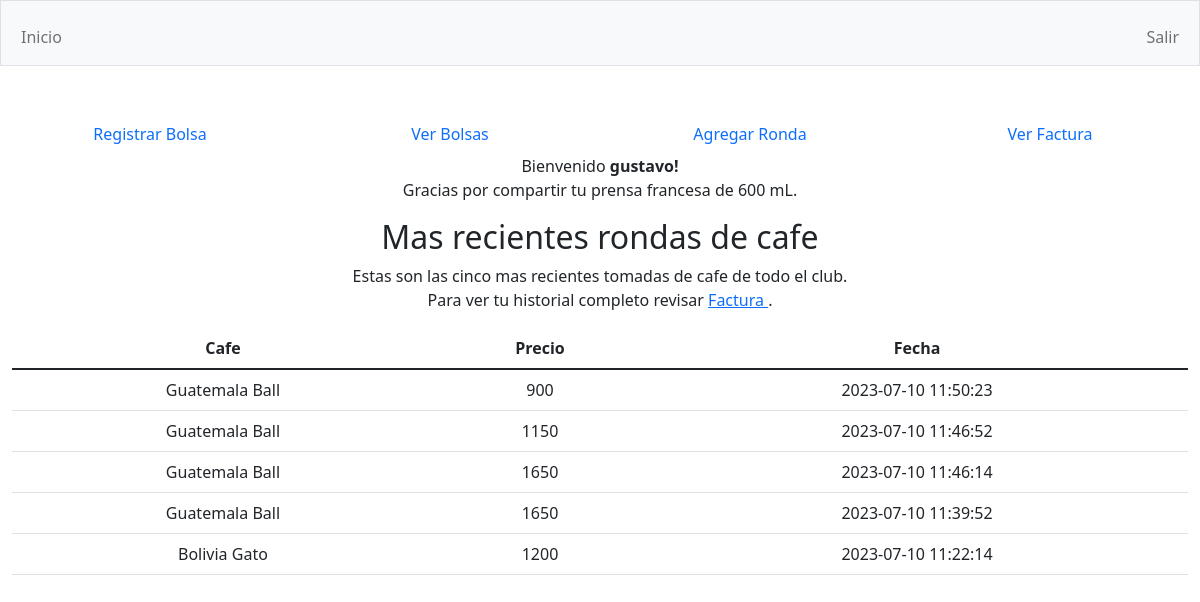
/ (signed in), run on the app's committed database.
### tables this page shows
CREATE TABLE users (id INTEGER PRIMARY KEY AUTOINCREMENT NOT NULL, username TEXT NOT NULL, hash TEXT NOT NULL);

CREATE TABLE prensas ( id INTEGER PRIMARY KEY AUTOINCREMENT NOT NULL, owner_id INTEGER, capacity INTEGER, FOREIGN KEY(owner_id) REFERENCES users(id));

CREATE TABLE rondas ( id INTEGER PRIMARY KEY AUTOINCREMENT NOT NULL, prensa_id INTEGER, bolsa_id INTEGER, cost INTEGER, date DATETIME, FOREIGN KEY(bolsa_id) REFERENCES bolsas(id), FOREIGN KEY(prensa_id) REFERENCES prensas(id));

CREATE TABLE bolsas ( id INTEGER PRIMARY KEY AUTOINCREMENT NOT NULL, user_id INTEGER, origin TEXT, price INTEGER, grams INTEGER, toaster TEXT NOT NULL, date DATE, active TEXT NOT NULL, FOREIGN KEY(user_id) REFERENCES users(id));

### app.py (the view)
@app.route("/")
@login_required
def index():
    query = db.execute("SELECT capacity FROM users JOIN prensas ON prensas.owner_id = users.id ")
    prensa_info=""
    if query:
        prensa_info=query[0]["capacity"]
    rondas = db.execute("SELECT origin, toaster, cost, rondas.date AS fecha FROM bolsas JOIN rondas ON bolsas.id = rondas.bolsa_id ORDER BY rondas.date DESC LIMIT 5")
    return render_template("index.html", username = username(session["user_id"]) , french = prensa_info, rondas = rondas)

### app.py (called while the page is built)
@app.after_request
def after_request(response):
    response.headers["Cache-Control"] = "no-cache, no-store, must-revalidate"
    response.headers["Expires"] = 0
    response.headers["Pragma"] = "no-cache"
    return response

### helpers.py (called while the page is built)
def login_required(f):
    @wraps(f)
    def decorated_function(*args, **kwargs):
        if session.get("user_id") is None:
            return redirect("/login")
        return f(*args, **kwargs)
    return decorated_function

def username(n):
    query = db.execute("SELECT username FROM users WHERE id=?", n)
    return query[0]["username"]

### templates/index.html (shortened to what this page needs)
{% extends "layout.html" %}
{% block main %}
<div class="menu">
	<div class="row">
		<div class="col-sm-3"> <a class="nav-link" href="/bolsa">Registrar Bolsa</a> </div>
		<div class="col-sm-3"> <a class="nav-link" href="/bolsas">Ver Bolsas</a> </div>
		<div class="col-sm-3"> <a class="nav-link" href="/ronda">Agregar Ronda</a> </div>
		<div class="col-sm-3"> <a class="nav-link" href="/factura">Ver Factura</a> </div>
	</div>
</div>
<p> Bienvenido <b>{{username}}! </b> <br>
{% if french!="" %}
Gracias por compartir tu prensa francesa de {{french}} mL.
{% endif %}
</p>
<h2> Mas recientes rondas de cafe  </h2>
<p> Estas son las cinco mas recientes tomadas de cafe de todo el club. <br>
Para ver tu historial completo revisar <a href="/factura"> Factura <a>.
</p>
<table class="table">
	<thead class="thead-dark">
	<tr>
		<th scope="col"> Cafe </th>
		<th scope="col"> Precio  </th>
		<th scope="col"> Fecha </th>
	</tr>
	</thead>
	<tbody>
		{% for ronda in rondas %}
		<tr>
		<td> {{ronda.origin}} {{ronda.toaster}} </td>
		<td> {{ ronda.cost}} </td>
		<td> {{ ronda.fecha}} </td>
		</tr>
		{% endfor %}
	</tbody>
</table>
{% endblock %}

### data on the page
users: username "gustavo"
prensas: capacity "600"
rondas: origin "Guatemala", toaster "Ball", cost "900", fecha "2023-07-10 11:50:23"
rondas: origin "Guatemala", toaster "Ball", cost "1150", fecha "2023-07-10 11:46:52"
rondas: origin "Guatemala", toaster "Ball", cost "1650", fecha "2023-07-10 11:46:14"
rondas: origin "Guatemala", toaster "Ball", cost "1650", fecha "2023-07-10 11:39:52"
rondas: origin "Bolivia", toaster "Gato", cost "1200", fecha "2023-07-10 11:22:14"
